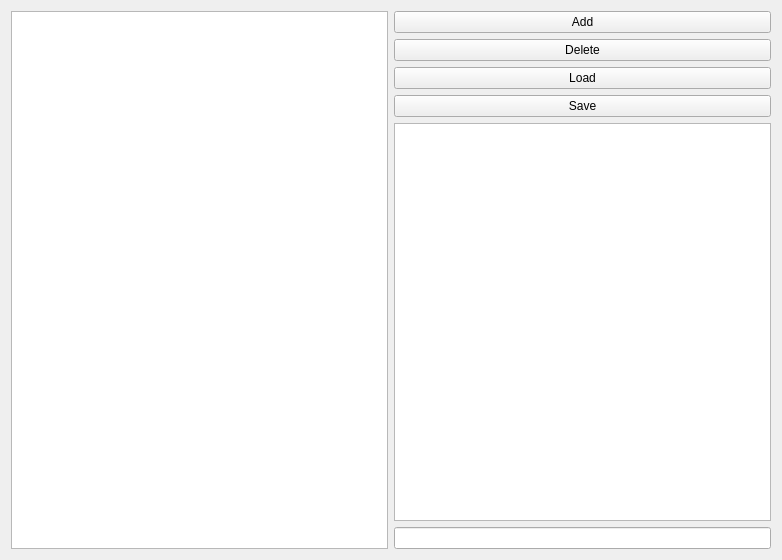
<?xml version="1.0" encoding="UTF-8"?>
<ui version="4.0">
 <class>Form</class>
 <widget class="QWidget" name="Form">
  <property name="geometry">
   <rect>
    <x>0</x>
    <y>0</y>
    <width>782</width>
    <height>560</height>
   </rect>
  </property>
  <property name="windowTitle">
   <string>Hotel Search</string>
  </property>
  <layout class="QGridLayout" name="gridLayout_5">
   <item row="0" column="0">
    <widget class="QTableView" name="model"/>
   </item>
   <item row="0" column="1">
    <layout class="QGridLayout" name="gridLayout_4">
     <item row="0" column="0">
      <layout class="QGridLayout" name="gridLayout_2">
       <item row="0" column="0">
        <widget class="QPushButton" name="addRowButton">
         <property name="text">
          <string>Add</string>
         </property>
        </widget>
       </item>
       <item row="1" column="0">
        <widget class="QPushButton" name="deleteButton">
         <property name="font">
          <font>
           <italic>false</italic>
           <bold>false</bold>
           <underline>false</underline>
          </font>
         </property>
         <property name="text">
          <string>Delete</string>
         </property>
        </widget>
       </item>
       <item row="2" column="0">
        <widget class="QPushButton" name="loadDataButton">
         <property name="text">
          <string>Load</string>
         </property>
        </widget>
       </item>
       <item row="3" column="0">
        <widget class="QPushButton" name="saveDataButton">
         <property name="text">
          <string>Save</string>
         </property>
        </widget>
       </item>
       <item row="4" column="0">
        <layout class="QGridLayout" name="gridLayout"/>
       </item>
      </layout>
     </item>
     <item row="1" column="0">
      <layout class="QGridLayout" name="gridLayout_3">
       <item row="1" column="0">
        <widget class="QLineEdit" name="lineEdit"/>
       </item>
       <item row="0" column="0">
        <widget class="QTableView" name="details"/>
       </item>
      </layout>
     </item>
    </layout>
   </item>
  </layout>
 </widget>
 <resources/>
 <connections/>
</ui>
